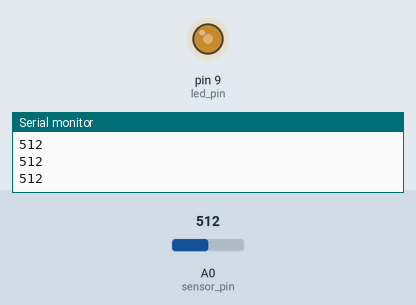
Simulated run of this sketch. Board: Arduino Uno, built with avr-gcc and run on an emulated ATmega328P. Shown: output pins drawn as LEDs (lit = HIGH), the last lines printed to the serial monitor. The inputs (shaded band) are chosen by the test bench; at power-on: A0 (sensor_pin) = 512.

Above: at 1.2 s.
1.3 s: A0 (sensor_pin) set to 306
At 1.8 s:
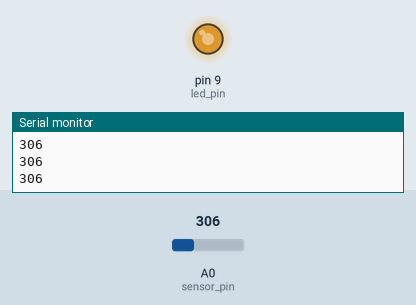
2.8 s: A0 (sensor_pin) set to 122
At 3.3 s:
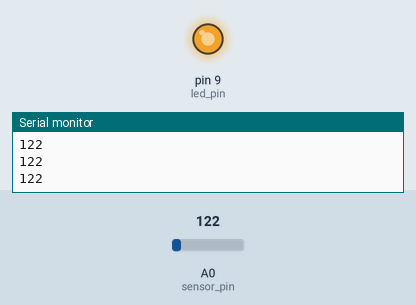
4.3 s: A0 (sensor_pin) set to 900
At 4.8 s:
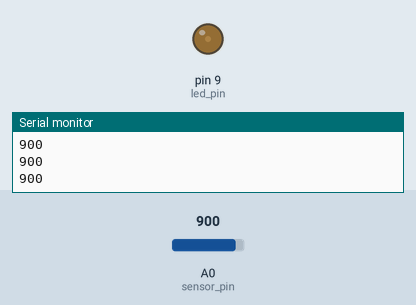
5.8 s: A0 (sensor_pin) set to 1023
At 6.3 s:
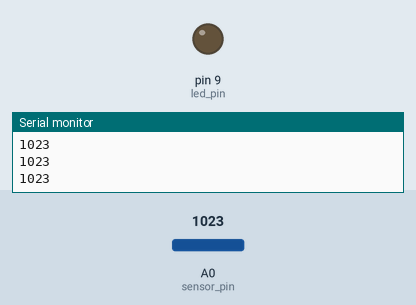
7.3 s: A0 (sensor_pin) set to 511
At 8.5 s:
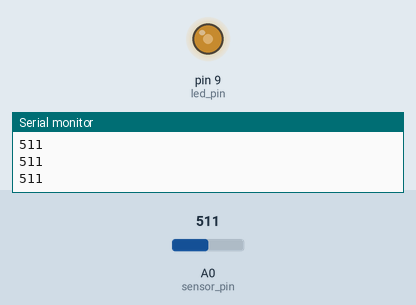
Timing chart, 0 to 9.8 s (numbered marks = the images above; inputs shaded):
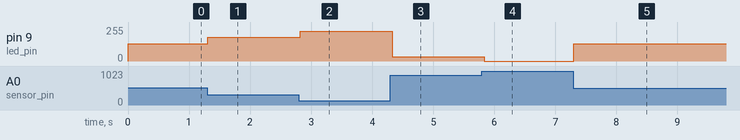

The sketch:

photoresistor_led.ino
```cpp
/***

回路:
  5V --- 光センサー -+- R10k --- GND
                     +- A0

  D9 --- R220 --- LED --- GND

***/

const int sensor_pin = A0; // A0 ピンを光センサーとして使用
const int led_pin = 9; // LED ピン

void setup() {
	// LED ピンを出力モードに
	pinMode(led_pin, OUTPUT);

	// シリアル通信初期化
	Serial.begin(9600);
}

void loop() {
	// 光センサーの明るさ取得（0 から 1023）
	int light = analogRead(sensor_pin);

	// LED 点灯
	// 強度をセンサーの明るさに応じて変える
	analogWrite(led_pin, map(light, 0, 1023, 255, 0));

	// 明るさの数値をシリアルモニタに出力
	Serial.println(light);

	// 一瞬停止
	delay(50);

	// 次の loop へ...
}
```

Measured:
- after the input at 1.3 s, pin 9 (led_pin): 128/255 → 179/255 at once
- after the input at 2.8 s, pin 9 (led_pin): 179/255 → 225/255 at once
- after the input at 4.3 s, pin 9 (led_pin): 225/255 → 31/255 at once
- after the input at 5.8 s, pin 9 (led_pin): 31/255 → 0/255 at once
- after the input at 7.3 s, pin 9 (led_pin): 0/255 → 128/255 at once
